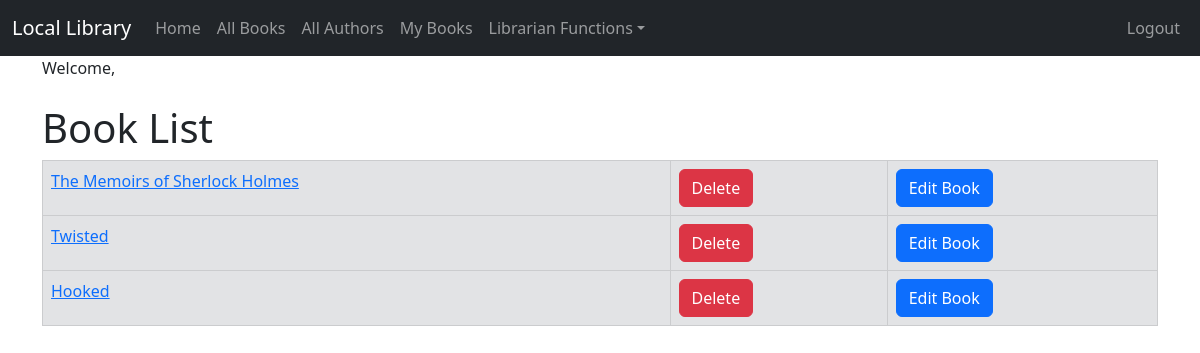
Page /book_list/ (signed in) on the earlier database version.
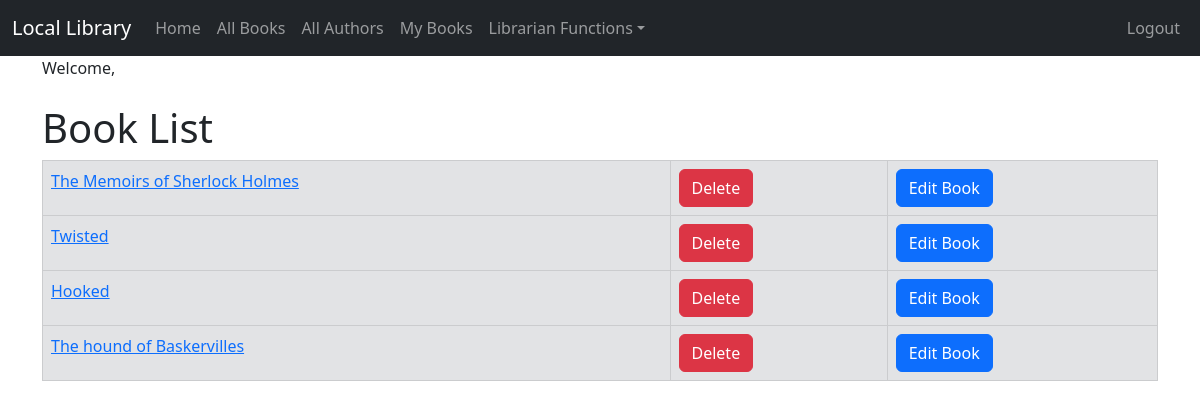
Same page on the later database version.
### catalog/models.py (models this page shows, shortened)
class Book(models.Model):
    title = models.CharField(max_length=200)
    author = models.ForeignKey('Author', on_delete=models.RESTRICT, null=True)
    summary = models.TextField(max_length=1000, default=True, help_text='Enter a brief description of the book')
    isbn = models.CharField('ISBN', max_length=13, unique=True,
                            help_text='13 Character <a href="https://www.isbn-international.org/content/what-isbn">ISBN number</a>')
    genre = models.ManyToManyField(Genre, help_text='Select a genre for this book')
    book_image = models.ImageField(upload_to='images/', null=True, blank=True)
    def get_absolute_url(self):
        return reverse('book_detail', args=[str(self.id)])

### catalog/views.py (the view)
# urls.py: path('book_list/', views.BookListView.as_view(), name='book_list'),
class BookListView(LoginRequiredMixin, generic.ListView):
    model = Book

### catalog/templates/catalog/book_list.html (shortened to what this page needs)
{% extends "catalog/base.html" %}
{% block content %}
    <h1>Book List</h1>
    {% if book_list %}
        <table class="table table-bordered">
            {% for book in book_list %}
                <tr class="table-secondary">
                    <td><a href="{{ book.get_absolute_url }}">{{book.title }}</a></td>
                    {% if user.is_superuser %}
                            <td><a href="{% url 'book_delete' pk=book.pk %}"
                                   onclick="return confirm('Are you sure you want to delete?')"
                                   class="btn btn-danger">Delete</a>
                            </td>
                        <td><a href="{% url 'book_update' pk=book.pk%}" class="btn btn-primary">Edit Book</a></td>
                    {% endif %}
                </tr>
            {% endfor %}
        </table>
    {% else %}
        <p>There are no books.</p>
    {% endif %}
{% endblock %}

Differences in the rows shown:
added Book: title "The hound of Baskervilles"
